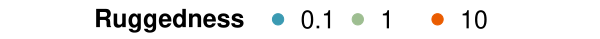

Write R code to recreate this figure.
library(wesanderson)

pdf("legend.pdf", width=6, height=0.4)

par(mai=rep(0,4), cex=1.5)

plot.new()
colors=wes_palette("Zissou1", 10, type="continuous")[c(1,4,9)]
text(0.4, 1.3,  substitute(bold("Ruggedness")), adj=c(1,1.85))
legend(0.42,1.3, legend=c("0.1", "1", "10"), pch=c(19,19,19), col=colors, bty = "n", horiz=TRUE)



plot.new()
colors=wes_palette("Zissou1", 10, type="continuous")[c(1,4,9)]
text(0.25, 1.2,  substitute(bold("Ruggedness")), adj=c(1,1.85), cex=0.5)
legend(0.3,1.2, legend=c("0.1", "1", "10"), pch=c(19,19,19), col=colors, bty = "n", horiz=TRUE, cex=0.5)

ltype=c("11", "solid", "solid", "solid","solid")
alpha=c(0.5, 0.25, 0.5, 0.7, 0.9)
text(0.25, 0.7,  substitute(bold("Recombination probability")),  adj=c(1,1.9), cex=0.5)
legend(0.3,0.7, legend=c(0, 0.001, 0.01, 0.1, 0.5), lty=ltype,  col=rgb(red=0, green = 0, blue=0, alpha=alpha), lwd=3, seg.len=1.5, bty = "n", horiz=TRUE, cex=0.5, xjust=0)



plot.new()
text(0.25, 1.2,  substitute(bold("Background genotype")), adj=c(1,1.9), cex=0.5)
legend(0.3,1.2, legend=c("Final", "Major"), pch=c(3, 4), bty = "n", horiz=TRUE, cex=0.5)
ltype=c("11", "solid", "solid", "solid","solid")
alpha=c(0.5, 0.25, 0.5, 0.7, 0.9)
text(0.25, 0.7,  substitute(bold("Recombination probability")),  adj=c(1,1.9), cex=0.5)
legend(0.3,0.7, legend=c(0, 0.001, 0.01, 0.1, 0.5), lty=ltype,  col=rgb(red=0, green = 0, blue=0, alpha=alpha), lwd=3, seg.len=1.5, bty = "n", horiz=TRUE, cex=0.5, xjust=0)

plot.new()

red=c(0.2, 0.4, 0.8)
green=rep(0.5, 3)
blue=c(0.8, 0.4, 0.2)
text(0.65, 1.2,  substitute(bold("Population size")), adj=c(1,1.85), cex=0.5)
legend(0.67, 1.2, legend=c("100", "500", "5000"),  col=rgb(red=red, green=green, blue=blue),  bty="n", pch=c(15, 15, 15), horiz=TRUE,cex=0.5)

text(0.25, 1.2,  substitute(bold("Background genotype")), adj=c(1,1.85), cex=0.5)
legend(0.27,1.2, legend=c("Final", "Major"), pch=c(3, 4), bty = "n", horiz=TRUE, cex=0.5)

ltype=c("11", "solid", "solid", "solid","solid")
alpha=c(0.5, 0.25, 0.5, 0.7, 0.9)
text(0.25, 0.7,  substitute(bold("Recombination probability")),  adj=c(1,1.9), cex=0.5)
legend(0.27,0.7, legend=c(0, 0.001, 0.01, 0.1, 0.5), lty=ltype,  col=rgb(red=0, green = 0, blue=0, alpha=alpha), lwd=3, seg.len=1.5, bty = "n", horiz=TRUE, cex=0.5, xjust=0)



plot.new()

red=c(0.2, 0.4, 0.8)
green=rep(0.5, 3)
blue=c(0.8, 0.4, 0.2)
text(0.3, 1.2,  substitute(bold("Population size")), adj=c(1,1.85), cex=0.5)
legend(0.32, 1.2, legend=c("100", "500", "5000"),  col=rgb(red=red, green=green, blue=blue),  bty="n", pch=c(15, 15, 15), horiz=TRUE,cex=0.5)

ltype=c("11", "solid", "solid", "solid","solid")
alpha=c(0.5, 0.25, 0.5, 0.7, 0.9)
text(0.3, 0.7,  substitute(bold("Recombination probability")),  adj=c(1,1.9), cex=0.5)
legend(0.32,0.7, legend=c(0, 0.001, 0.01, 0.1, 0.5), lty=ltype,  col=rgb(red=0, green = 0, blue=0, alpha=alpha), lwd=3, seg.len=1.5, bty = "n", horiz=TRUE, cex=0.5, xjust=0)

dev.off()

pdf("legend1.pdf", width=6, height=0.2)

par(mai=rep(0,4), cex=1.5)

plot.new()

red=c(0.2, 0.4, 0.8)
green=rep(0.5, 3)
blue=c(0.8, 0.4, 0.2)
text(0.6, 1.2,  substitute(bold("Population size")), adj=c(1,1.85), cex=0.5)
legend(0.62, 1.2, legend=c("100", "500", "5000"),  col=rgb(red=red, green=green, blue=blue),  bty="n", pch=c(15, 15, 15), horiz=TRUE,cex=0.5)

text(0.2, 1.13,  substitute(bold("Number of Loci")),  adj=c(1,1.85), cex=0.5)
legend(0.22, 1.2, legend=c(5,15), pch=c(17, 19), bty = "n", horiz=TRUE, cex=0.5)

dev.off()
